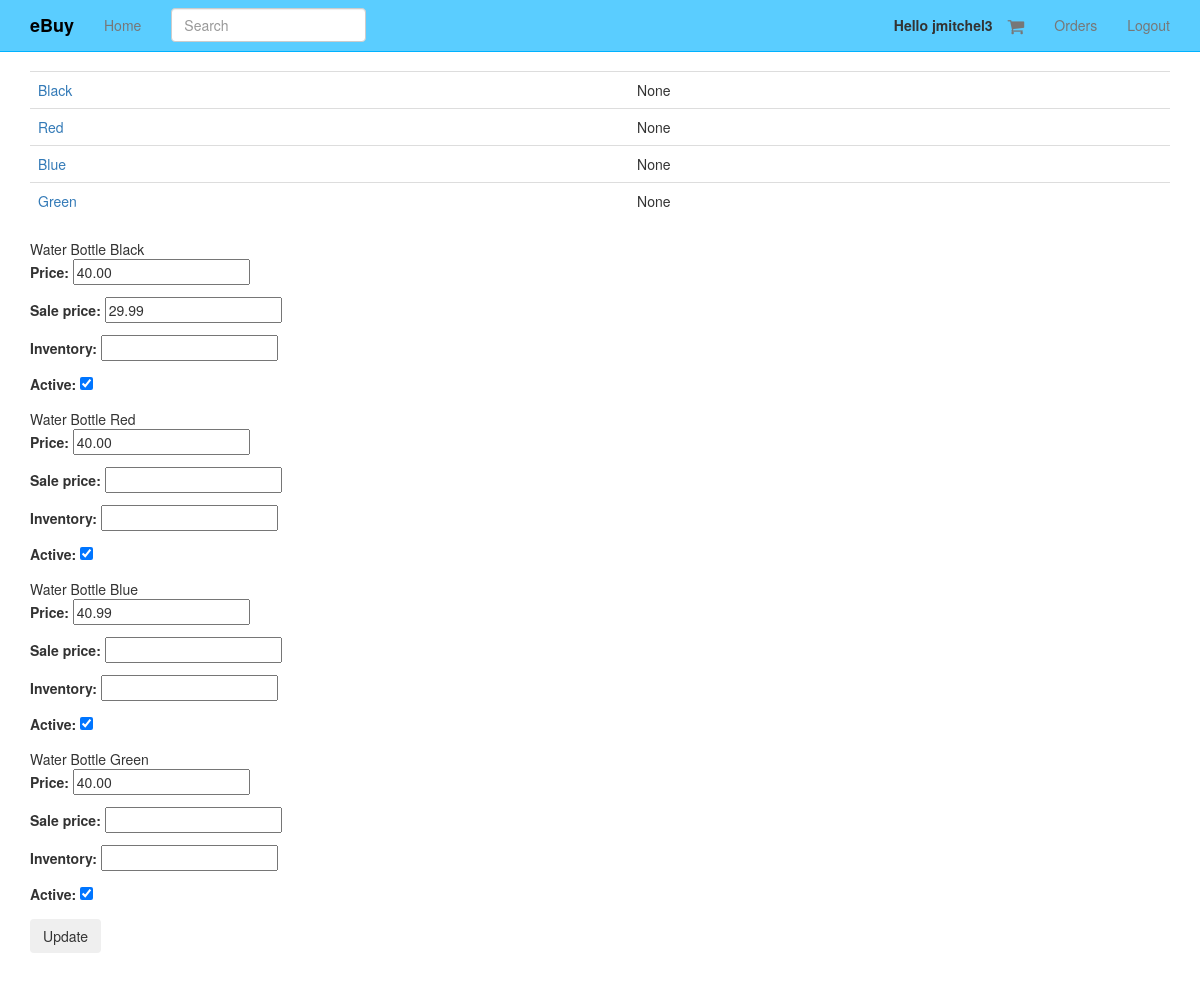
The app's page /products/3/inventory/ (signed in) with its own data.
### products/models.py (models this page shows, shortened)
class Variation(models.Model):
	product = models.ForeignKey(Product)
	title = models.CharField(max_length=120)
	price = models.DecimalField(decimal_places=2, max_digits=20)
	sale_price = models.DecimalField(decimal_places=2, max_digits=20, null=True, blank=True)
	active = models.BooleanField(default=True)
	inventory = models.IntegerField(null=True, blank=True) #refer none == unlimited amount
	def get_absolute_url(self):
		return self.product.get_absolute_url()

class Product(models.Model):
	title = models.CharField(max_length=120)
	description = models.TextField(blank=True, null=True)
	price = models.DecimalField(decimal_places=2, max_digits=20)
	active = models.BooleanField(default=True)
	categories = models.ManyToManyField('Category', blank=True)
	default = models.ForeignKey('Category', related_name='default_category', null=True, blank=True)
	objects = ProductManager()
	class Meta:
		ordering = ["-title"]
	def get_absolute_url(self):
		return reverse("product_detail", kwargs={"pk": self.pk})

### products/views.py (the view, shortened to what this page needs)
# urls.py: url(r'^(?P<pk>\d+)/inventory/$', VariationListView.as_view(), name='product_inventory'),
class VariationListView(StaffRequiredMixin, ListView):
	model = Variation
	queryset = Variation.objects.all()
	def get_context_data(self, *args, **kwargs):
		context = super(VariationListView, self).get_context_data(*args, **kwargs)
		context["formset"] = VariationInventoryFormSet(queryset=self.get_queryset())
		return context
	def get_queryset(self, *args, **kwargs):
		product_pk = self.kwargs.get("pk")
		if product_pk:
			product = get_object_or_404(Product, pk=product_pk)
			queryset = Variation.objects.filter(product=product)
		return queryset

### products/mixins.py (called while the page is built)
	@method_decorator(login_required)
	def dispatch(self, request, *args, **kwargs):
		if request.user.is_staff:
			return super(StaffRequiredMixin, self).dispatch(request, *args, **kwargs)
		else:
			raise Http404

### products/models.py (called while the page is built)
	def active(self):
		return self.filter(active=True)

	def get_queryset(self):
		return ProductQuerySet(self.model, using=self._db)

	def all(self, *args, **kwargs):
		return self.get_queryset().active()

### products/templates/products/variation_list.html (shortened to what this page needs)
{% extends "base.html" %}
{% block content %}
<table class='table'>
{% for object in object_list %}
<tr>
<td><a href='{{ object.get_absolute_url }}'>{{ object.title }}</a></td><td>{{ object.inventory }}</td>
</tr>
{% endfor %}
</table>
<form method="POST" action=""> {% csrf_token %}
{% for form in formset %}
{{ form.instance.product.title }}
{{ form.instance.title }}
{{ form.as_p }}
{% endfor %}
<input type="submit" value='Update' class='btn' />
</form>
{% endblock %}

### templates/navbar.html (shortened to what this page needs)
   {% load staticfiles %}
    <nav class="navbar navbar-default navbar-static-top">
      <div class="container">
        <div class="navbar-header">
          <a class="navbar-brand" href="{% url 'home' %}">eBuy</a>
        </div>
        <div id="navbar" class="navbar-collapse collapse">
          <ul class="nav navbar-nav">
            <li><a href="{% url 'home' %}">Home</a></li>
            <form class="navbar-form navbar-left" method="GET" role="search" action='{% url "products" %}'>{% csrf_token %}
            <div class="form-group">
              <input type="text" class="form-control" placeholder="Search" name="q">
            </div>
          </form>
          </ul>
          <ul class="nav navbar-nav navbar-right">
          {% if request.user.is_authenticated %}
          <li style="margin-top:15px"><b>Hello {{ request.user.username }}</b>  </li>
          <li>
            <a href='{% url "cart" %}'><i class="fa fa-shopping-cart fa-navbar-cart"></i> </a>
          </li>
          <li><a href="{% url 'orders' %}">Orders</a></li>
            <li><a href="{% url 'auth_logout' %}">Logout</a></li>
            {% endif %}
          </ul>
        </div>
      </div>
    </nav>

### static_in_pro/our_static/css/navbar-static-top.css (style rules this page uses)
body { min-height: 1000px; }
.navbar-static-top { margin-bottom: 19px; background-color: #5ACDFF; border-color: #00B2FF; }
.navbar-default .navbar-brand { color: #000; font-weight: 900; }

### static_in_pro/our_static/css/custom.css (style rules this page uses)
.fa-navbar-cart { font-size: 18px; vertical-align: middle; }

### records on screen
Variation: title "Black", inventory "None", instance.product "Water Bottle", instance "Black"
Variation: title "Red", inventory "None", instance.product "Water Bottle", instance "Red"
Variation: title "Blue", inventory "None", instance.product "Water Bottle", instance "Blue"
Variation: title "Green", inventory "None", instance.product "Water Bottle", instance "Green"

### other values on screen
{{ request.user.username }} "jmitchel3"
